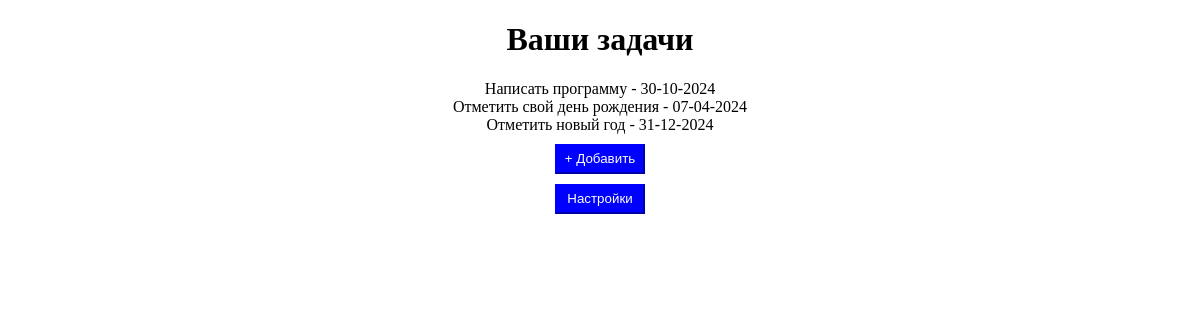
The page /todoapp/main-page/ on the database as committed earlier.
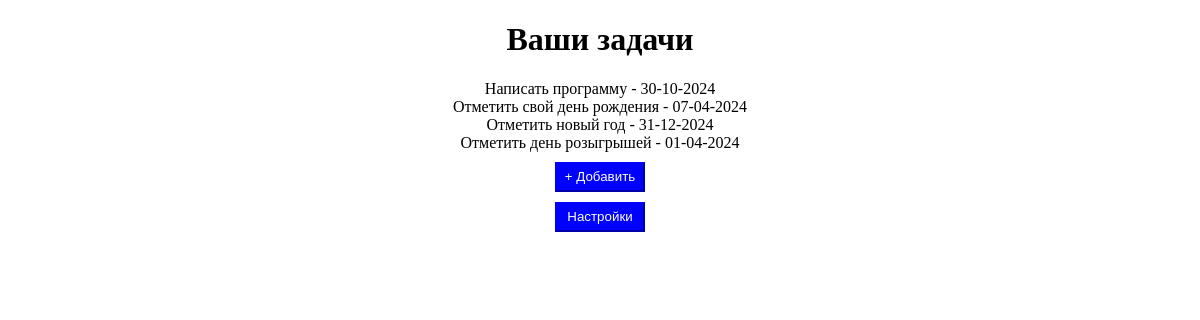
The same page on the database as committed later.
### todoapp/models.py (models this page shows)
class Task(models.Model):
    time = models.CharField('', max_length=50)
    text = models.CharField('', max_length=50)

### todoapp/views.py (the view)
# urls.py: path('main-page/', views.open_main_page, name='main-page'),
def open_main_page(request):
    task = Task.objects.all()
    return render(request, 'main-page.html', {'task': task})

### todoapp/templates/main-page.html (shortened to what this page needs)
{% load static %}
<!DOCTYPE html>
<html>
  <head>
    <link
      href="{% static 'todoapp/css/main-page.css' %}"
      rel="stylesheet"
      type="text/css"
    />
  </head>
  <body>
    <center>
      <h1>Ваши задачи</h1>
      {% for i in task %} {{i.text}} - {{i.time}}<br />
      {% endfor %}
      <form method="post" action="{% url 'add-page' %}">
        <button
          type="submit"
          class="redirect-to-add-page"
          id="redirect-to-add-page"
          onmouseover="changeColor()"
          onmouseout="resetColor()"
        >
          + Добавить
        </button>
      </form>
      <form action="{% url 'settings' %}">
        <button type="submit" class="settings" id="settings">Настройки</button>
      </form>
    </center>
  </body>
</html>

Rows that differ between the two databases and show on the page:
added Task: text "Отметить день розыгрышей", time "01-04-2024"
